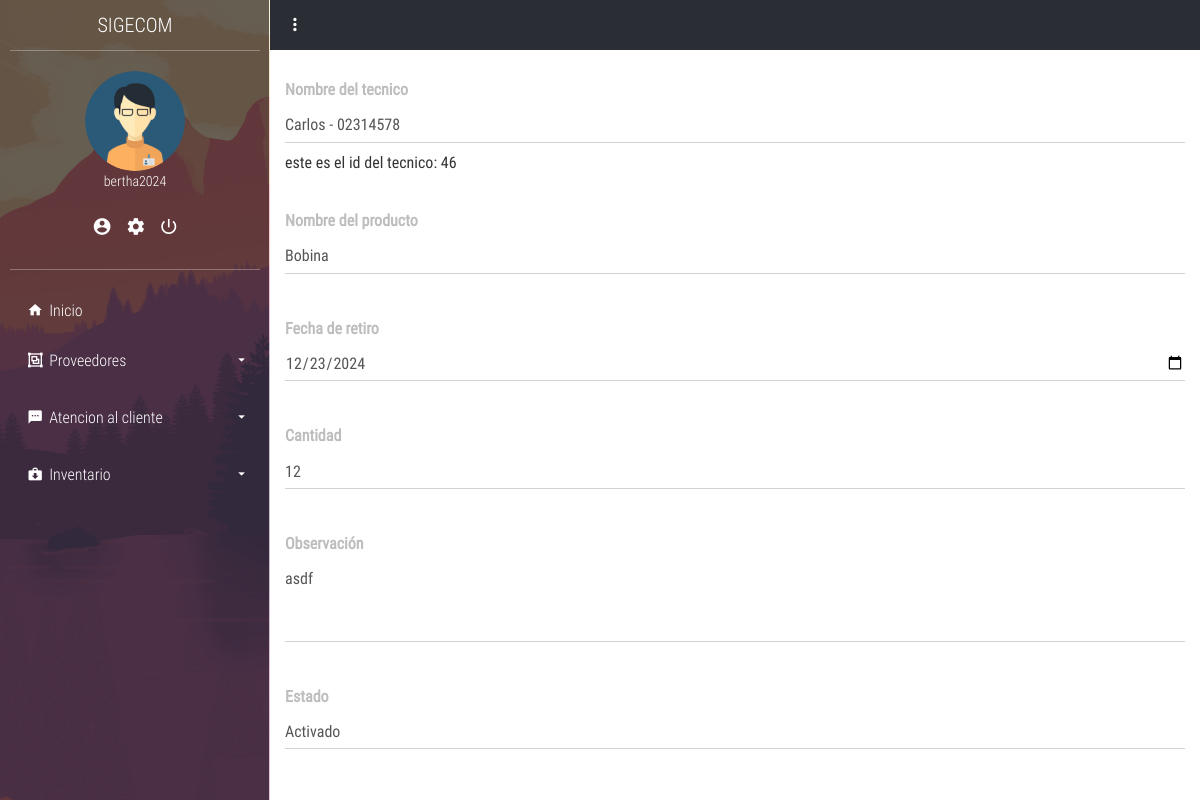
Page /inventario/movimientos/salida/editar.php?Id_det_tecnico_producto=66 (signed in) on the committed database.
### tables this page shows
CREATE TABLE IF NOT EXISTS `usuario` (
  `ID_usuario` int NOT NULL AUTO_INCREMENT,
  `id_personal` int DEFAULT NULL,
  `Nombre_usuario` varchar(50) NOT NULL,
  `Correo` varchar(250) DEFAULT NULL,
  `password` varchar(100) NOT NULL,
  `ID_tipousuario` int DEFAULT NULL,
  `Estado` int DEFAULT '1',
  `confirmado` int NOT NULL DEFAULT '0',
  `codigo` varchar(4) DEFAULT NULL,
  `token` int DEFAULT NULL,
  `fecha` timestamp NOT NULL,
  PRIMARY KEY (`ID_usuario`),
  KEY `ID_tipousuario` (`ID_tipousuario`),
  KEY `id_Personal` (`id_personal`)
);

CREATE TABLE IF NOT EXISTS `personal` (
  `ID_personal` int NOT NULL AUTO_INCREMENT,
  `Dni` varchar(10) NOT NULL,
  `Nombre` varchar(100) NOT NULL,
  `Apellido_paterno` varchar(250) NOT NULL,
  `Apellido_materno` varchar(250) NOT NULL,
  `Celular` varchar(11) NOT NULL,
  `Direccion` varchar(250) NOT NULL,
  `ID_cargo` int DEFAULT NULL,
  `Estado` varchar(50) DEFAULT NULL,
  PRIMARY KEY (`ID_personal`),
  KEY `fk_cargo_personal` (`ID_cargo`)
);

CREATE TABLE IF NOT EXISTS `detalle_tecnico_producto` (
  `Id_det_tecnico_producto` int NOT NULL AUTO_INCREMENT,
  `ID_tecnico` int DEFAULT NULL,
  `ID_producto` int DEFAULT NULL,
  `ID_usuario` int NOT NULL,
  `Fecha_retiro` date NOT NULL,
  `cantidad` int NOT NULL,
  `Observación` varchar(250) DEFAULT NULL,
  `Estado` int DEFAULT '1',
  `id_detall_tecnico_cliente` int DEFAULT NULL,
  `tipo_movimiento` enum('salida','entrada') NOT NULL,
  PRIMARY KEY (`Id_det_tecnico_producto`),
  KEY `ID_tecnico` (`ID_tecnico`),
  KEY `ID_producto` (`ID_producto`),
  KEY `ID_usuario` (`ID_usuario`),
  KEY `id_detall_tecnico_cliente` (`id_detall_tecnico_cliente`)
);

CREATE TABLE IF NOT EXISTS `productos` (
  `id_producto` int NOT NULL AUTO_INCREMENT,
  `nombre` varchar(100) NOT NULL,
  `descripcion` text,
  `id_tipo_producto` int DEFAULT NULL,
  `precio` decimal(10,2) NOT NULL,
  `fecha_registro` timestamp NULL DEFAULT CURRENT_TIMESTAMP,
  `estado` int DEFAULT '1',
  PRIMARY KEY (`id_producto`),
  KEY `id_tipo_producto` (`id_tipo_producto`)
);

### app/config.php (called while the page is built, shortened)
<?php
$URL = "http://localhost/sigecom/";

### layout/sesion.php (called while the page is built, shortened)
<?php
if (isset($_SESSION['sesion_usuario'])) {
    $nombre_usuario_sesion = $_SESSION['sesion_usuario'];
    $sql = "SELECT u.ID_usuario, u.Nombre_usuario, u.ID_tipousuario, tu.Nombre_tipousuario as rol, p.ID_cargo, u.Correo
            FROM usuario as u
            INNER JOIN tipo_usuario as tu ON u.ID_tipousuario = tu.ID_tipousuario
            INNER JOIN personal as p ON u.id_personal = p.ID_personal
            WHERE Nombre_usuario = :nombre_usuario_sesion";
    $query = $pdo->prepare($sql);
    $query->execute(['nombre_usuario_sesion' => $nombre_usuario_sesion]);
    $usuarios = $query->fetchAll(PDO::FETCH_ASSOC);
    foreach ($usuarios as $usuario) {
        $nombres_sesion = $usuario['Nombre_usuario'];
        $rol_sesion = $usuario['rol'];
    }
} else {
    echo "no existe sesion";
    header('Location: ' . $URL . '/login');
}

### inventario/movimientos/salida/editar.php (the view, shortened to what this page needs)
<?php
include('../../../app/config.php');
include('../../../layout/sesion.php');
include('../../../layout/parte1.php');
$id_detalle_tecnico_producto = isset($_GET['Id_det_tecnico_producto']) ? (int)$_GET['Id_det_tecnico_producto'] : 0;
$consulta_detalle_tecnico_producto = $pdo->prepare("
    SELECT
        dtp.Id_det_tecnico_producto,
        dtp.ID_tecnico,
        dtp.ID_producto,
        dtp.ID_usuario,
        dtp.Fecha_retiro,
        dtp.cantidad,
        dtp.Observación,
        dtp.Estado
    FROM
        detalle_tecnico_producto dtp
    WHERE
        dtp.Id_det_tecnico_producto = :Id_det_tecnico_producto
");
$consulta_detalle_tecnico_producto->execute([':Id_det_tecnico_producto' => $id_detalle_tecnico_producto]);
$fila = $consulta_detalle_tecnico_producto->fetch(PDO::FETCH_ASSOC);
$id_tecnico = $fila['ID_tecnico'];
$id_producto = $fila['ID_producto'];
$fecha_retiro = $fila['Fecha_retiro'];
$cantidad = $fila['cantidad'];
$observacion = $fila['Observación'];
$estado = $fila['Estado'];
$consulta_tecnico = $pdo->prepare("SELECT p.Nombre, p.Dni FROM tecnico t INNER JOIN personal p ON t.id_personal = p.ID_personal WHERE t.ID_tecnico = :ID_tecnico");
$consulta_tecnico->execute([':ID_tecnico' => $id_tecnico]);
$fila_tecnico = $consulta_tecnico->fetch(PDO::FETCH_ASSOC);
$nombre_tecnico = $fila_tecnico['Nombre'];
$Dni_tecnico = $fila_tecnico['Dni'] ;
?>
<div class="content">
<div class="container-fluid">
    <form id="editarFormDetalleTecnicoProducto">
        <div class="form-group">
            <label for="nombre-tecnico">Nombre del tecnico</label>
            <select class="form-control" id="nombre-tecnico" name="ID_tecnico">
                <option value="<?php echo $id_tecnico; ?>"><?php echo $nombre_tecnico . " - " . $Dni_tecnico; ?></option>
            </select>
            <?php echo "este es el id del tecnico: ".$id_tecnico;?>
        </div>
        <div class="form-group">
            <label for="nombre-producto">Nombre del producto</label>
            <select class="form-control" id="nombre-producto" name="ID_producto">
                <?php
                $consulta_producto = $pdo->prepare("SELECT ID_producto, nombre FROM productos WHERE estado = 1 ORDER BY nombre");
                $consulta_producto->execute();
                $productos = $consulta_producto->fetchAll(PDO::FETCH_ASSOC);
                if (empty($productos)) {
                    echo "<option value=''>Productos no disponibles</option>";
                } else {
                    foreach ($productos as $fila_producto) {
                        echo "<option value='{$fila_producto['ID_producto']}'" .
                             ($fila_producto['ID_producto'] == $id_producto ? ' selected' : '') .
                             ">{$fila_producto['nombre']}</option>";
                    }
                }
                ?>
            </select>
        </div>
        <div class="form-group">
            <label for="fecha-retiro">Fecha de retiro</label>
            <input type="date" class="form-control" id="fecha-retiro" name="Fecha_retiro"
                   value="<?php echo $fecha_retiro; ?>" required>
        </div>
        <div class="form-group">
            <label for="cantidad">Cantidad</label>
            <input type="number" class="form-control" id="cantidad" name="cantidad"
                   value="<?php echo $cantidad; ?>" required>
        </div>
        <div class="form-group">
            <label for="observacion">Observación</label>
            <textarea class="form-control" id="observacion" name="Observación" rows="3"><?php echo $observacion; ?></textarea>
        </div>
        <div class="form-group">
            <label for="estado">Estado</label>
            <select class="form-control" id="estado" name="Estado">
                <option value="1" <?php echo $estado == '1' ? 'selected' : ''; ?>>Activado</option>
            </select>
        </div>
    </form>
</div>
</div>

### layout/parte1.php (shortened to what this page needs)
<!DOCTYPE html>
<html lang="es">
<head>
	<link rel="stylesheet" href="<?php echo $URL; ?>/plant/css/main.css">
</head>
<body>
	<section class="full-box cover dashboard-sideBar">
		<div class="full-box dashboard-sideBar-ct">
			<div class="full-box text-uppercase text-center text-titles dashboard-sideBar-title">
				SIGECOM <i class="zmdi zmdi-close btn-menu-dashboard visible-xs"></i>
			</div>
			<div class="full-box dashboard-sideBar-UserInfo">
				<figure class="full-box">
					<img src="<?php echo $URL; ?>/plant/assets/avatars/AdminMaleAvatar.png" alt="UserIcon">
					<figcaption class="text-center text-titles"><?php echo $nombres_sesion; ?></figcaption>
				</figure>
				<ul class="full-box list-unstyled text-center">
					<li>
						<a href="<?php echo $URL; ?>/my_data" title="Mis datos">
							<i class="zmdi zmdi-account-circle"></i>
						</a>
					</li>
					<li>
						<a href="<?php echo $URL; ?>/my_account" title="Mi cuenta">
							<i class="zmdi zmdi-settings"></i>
						</a>
					</li>
					<li>
    <a href="#" title="Cerrar Sesión" onclick="confirmacionCerrarSesion(event)">
        <i class="zmdi zmdi-power"></i>
    </a>
</li>
				</ul>
			</div>
			<ul class="list-unstyled full-box dashboard-sideBar-Menu">
				<li>
					<a href="<?php echo $URL; ?>/home.php">
						<i class="zmdi zmdi-home zmdi-hc-fw"></i> Inicio
					</a>
				</li>
				<?php if ($rol_sesion !== "tecnico"): ?>
				<li>
					<a href="#!" class="btn-sideBar-SubMenu">
						<i class="zmdi zmdi-group zmdi-hc-fw"></i> Proveedores <i class="zmdi zmdi-caret-down pull-right"></i>
					</a>
					<ul class="list-unstyled full-box">
					</ul>
				</li>
<?php endif; ?>
				<?php if ($rol_sesion !== "tecnico"): ?>
				<li>
					<a href="#!" class="btn-sideBar-SubMenu">
						<i class="zmdi zmdi-comment-more zmdi-hc-fw"></i> Atencion al cliente<i class="zmdi zmdi-caret-down pull-right"></i>
					</a>
					<ul class="list-unstyled full-box">
					</ul>
				</li>
				<?php endif; ?>
				<?php if ($rol_sesion !== "tecnico"): ?>
				<li>
					<a href="#!" class="btn-sideBar-SubMenu">
						<i class="zmdi zmdi-case-download zmdi-hc-fw"></i> Inventario <i class="zmdi zmdi-caret-down pull-right"></i>
					</a>
					<ul class="list-unstyled full-box">
					</ul>
				</li>
				<?php endif; ?>
			</ul>
		</div>
	</section>
	<section class="full-box dashboard-contentPage">
		<nav class="full-box dashboard-Navbar">
			<ul class="full-box list-unstyled text-right">
				<li class="pull-left">
					<a href="#!" class="btn-menu-dashboard"><i class="zmdi zmdi-more-vert"></i></a>
				</li>
			</ul>
		</nav>
</body>
</html>

### plant/css/main.css (style rules this page uses)
body, html { background-color: #fff; width: 100%; height: 100%; margin: 0; padding: 0; position: relative; font-size: 16px; font-family: 'RobotoCondensed'; overflow: hidden; }
.full-box { margin: 0; padding: 0; width: 100%; box-sizing: border-box; }
.cover { background: 50% 50% no-repeat; background-size: cover; }
.text-titles { font-family: 'RobotoCondensedLight' }
.dashboard-sideBar, .dashboard-contentPage { position: absolute; top: 0; height: 100%; transition: all .3s ease-in-out; }
.dashboard-sideBar, .dashboard-sideBar-ct { width: 270px; }
.dashboard-sideBar { left: 0; z-index: 2; background-image: url('../assets/img/sideBar.png'); border-right: 1px solid rgba(255, 255, 255, .7); overflow: hidden; }
.dashboard-sideBar-ct { position: relative; height: 100%; background-color: rgba(42, 45, 52, 0.7); padding: 0 10px; padding-bottom: 30px; }
.dashboard-sideBar-title, .dashboard-sideBar-title > i { height: 50px; line-height: 50px; color: #fff; font-size: 20px; }
.dashboard-sideBar-title { position: relative; }
.dashboard-sideBar-UserInfo { border-top: 1px solid rgba(255, 255, 255, .3); border-bottom: 1px solid rgba(255, 255, 255, .3); color: #fff; font-size: 14px; padding: 20px 0; }
.dashboard-sideBar-UserInfo figure img { width: 100px; height: 100px; border-radius: 100%; display: block; margin: 0 auto; }
.dashboard-sideBar-UserInfo ul { margin-top: 15px; }
.dashboard-sideBar-UserInfo ul > li, .dashboard-sideBar-UserInfo ul > li > a { display: inline-block; color: #fff; }
.dashboard-sideBar-UserInfo ul > li > a { outline: none; font-size: 20px; padding: 7px; transition: all .3s ease-in-out; }
.dashboard-sideBar-Menu { padding-top: 15px; }
.dashboard-sideBar-Menu > li, .dashboard-sideBar-Menu > li > a, .dashboard-sideBar-Menu > li > ul > li, .dashboard-sideBar-Menu > li > ul > li > a { line-height: 50px; font-family: "RobotoCondensedLight"; display: block; color: #fff; text-decoration: none; border-radius: 4px; transition: all .3s ease-in-out; position: relative; }
.dashboard-sideBar-Menu > li > a > i.zmdi-caret-down { line-height: 50px; transition: all .3s ease-in-out; }
.dashboard-sideBar-Menu > li > a { padding: 0 15px; box-sizing: border-box; height: 50px; outline: none; }
.dashboard-sideBar-Menu > li > ul { position: relative; padding-top: 7px; height: 0; overflow: hidden; }
.dashboard-contentPage { right: 0; z-index: 1; padding-left: 270px; }
.dashboard-Navbar, .dashboard-Navbar > ul, .dashboard-Navbar > ul >li, .dashboard-Navbar > ul > li > a { height: 50px; line-height: 50px; }
.dashboard-Navbar > ul > li > a { outline: none; }
.dashboard-Navbar { background-color: #2A2D34; overflow: hidden; }
.dashboard-Navbar > ul >li, .dashboard-Navbar > ul > li > a { display: inline-block; width: 50px; text-align: center; color: #fff; margin: 0; padding: 0; font-size: 20px; transition: all .3s ease-in-out; position: relative; }

### inventario/movimientos/salida/editar.php (style rules this page uses)
#editarFormDetalleTecnicoProducto { margin-top: 20px; }
#editarFormDetalleTecnicoProducto .form-group { margin-bottom: 20px; }
#editarFormDetalleTecnicoProducto .form-group label { font-weight: bold; }

### rows in the picture
usuario: Nombre_usuario "bertha2024"
personal: ID_tecnico "Carlos - 02314578"
detalle_tecnico_producto: ID_tecnico "46", ID_producto "Bobina", Fecha_retiro "12/23/2024", cantidad "12", Observación "asdf", Estado "Activado"
